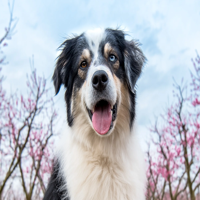
#> input picture resized_img.png, 200 x 200 px
$ python pg5.py
#> lines starting #> are read from the running program, lines starting #| are printed output that depends on the picture
#5. flip an image horizontally and vertically and save it as a new file
from PIL import Image

image = Image.open('resized_img.png')
#> image is the input picture: PIL image 200x200 RGB; mean R, G, B 183.8, 188, 197.4

horizontal_flip = image.transpose(Image.FLIP_LEFT_RIGHT)
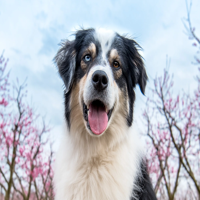
#> horizontal_flip: PIL image 200x200 RGB; mean R, G, B 183.8, 188, 197.4
horizontal_flip.save('horizontal_flip.png')

vertical_flip = image.transpose(Image.FLIP_TOP_BOTTOM)
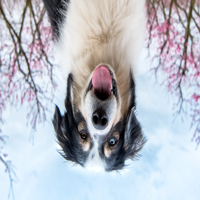
#> vertical_flip: PIL image 200x200 RGB; mean R, G, B 183.8, 188, 197.4
vertical_flip.save('vertical_flip.png')
horizontal_flip.show()
vertical_flip.show()

print("image flipped horizonatl and vertical sccussfully")

$ run again, with dog3.png copied over resized_img.png
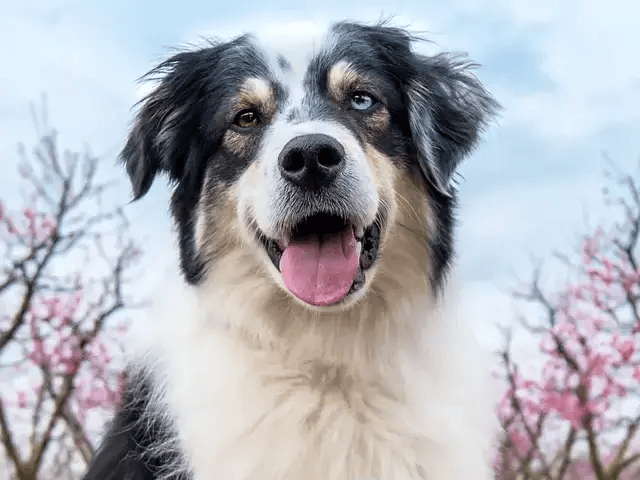
#> input picture dog3.png, 640 x 480 px
#> image is the input picture: PIL image 640x480 P; mean R, G, B 176.6, 178.4, 185.4
#> `horizontal_flip = image.transpose(Image.FLIP_LEFT_RIGHT)`:
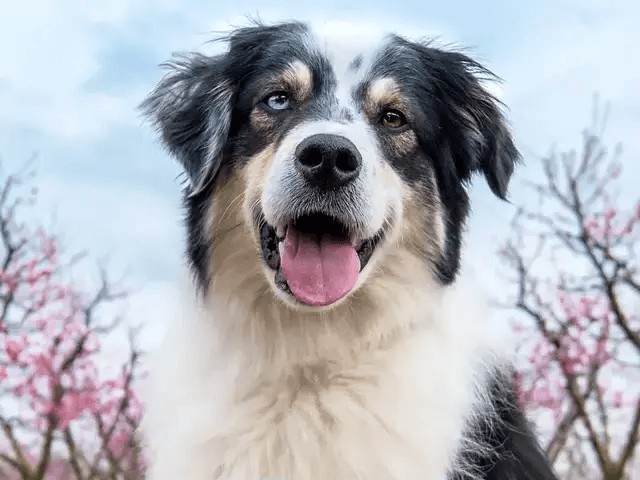
#> horizontal_flip: PIL image 640x480 P; mean R, G, B 176.6, 178.4, 185.4
#> `vertical_flip = image.transpose(Image.FLIP_TOP_BOTTOM)`:
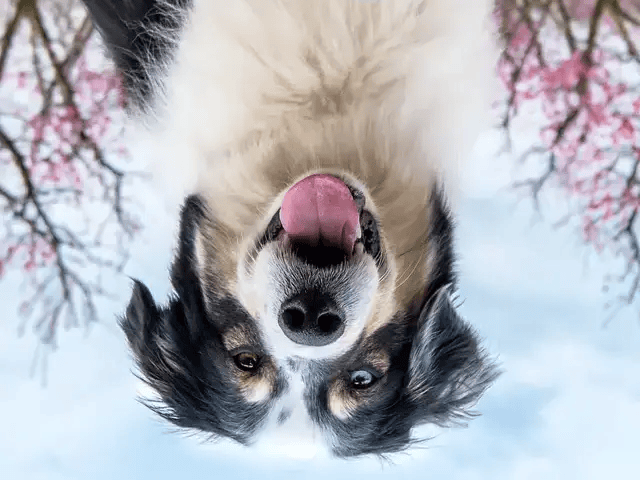
#> vertical_flip: PIL image 640x480 P; mean R, G, B 176.6, 178.4, 185.4

$ run again, with black-dog.jpg saved as resized_img.png
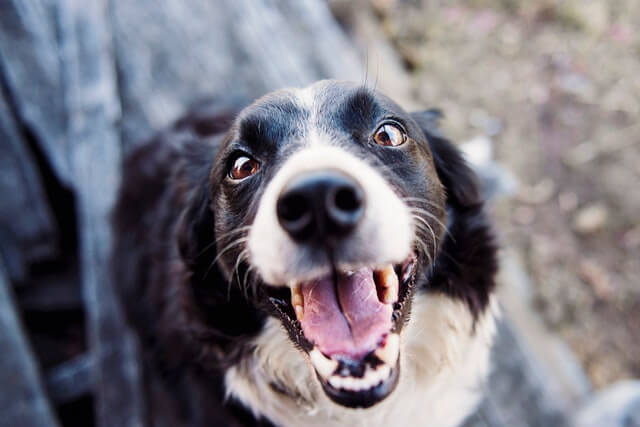
#> input picture black-dog.jpg, 640 x 427 px
#> image is the input picture: PIL image 640x427 RGB; mean R, G, B 122.2, 119, 127.7
#> `horizontal_flip = image.transpose(Image.FLIP_LEFT_RIGHT)`:
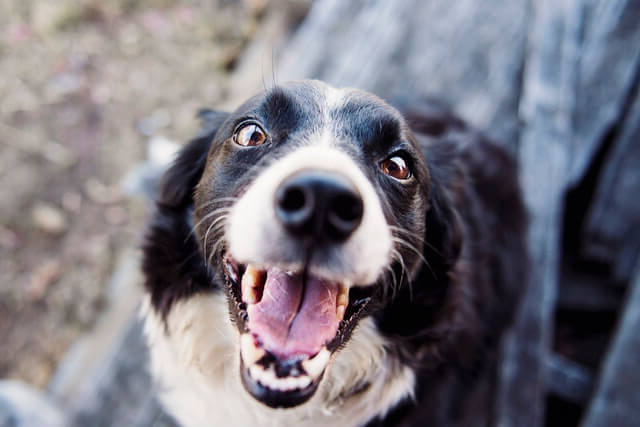
#> horizontal_flip: PIL image 640x427 RGB; mean R, G, B 122.2, 119, 127.7
#> `vertical_flip = image.transpose(Image.FLIP_TOP_BOTTOM)`:
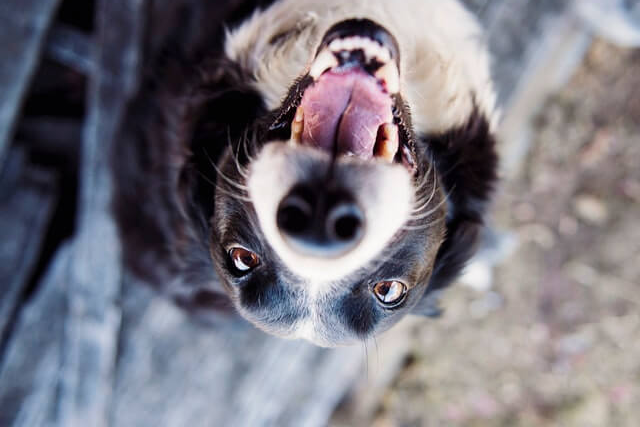
#> vertical_flip: PIL image 640x427 RGB; mean R, G, B 122.2, 119, 127.7
